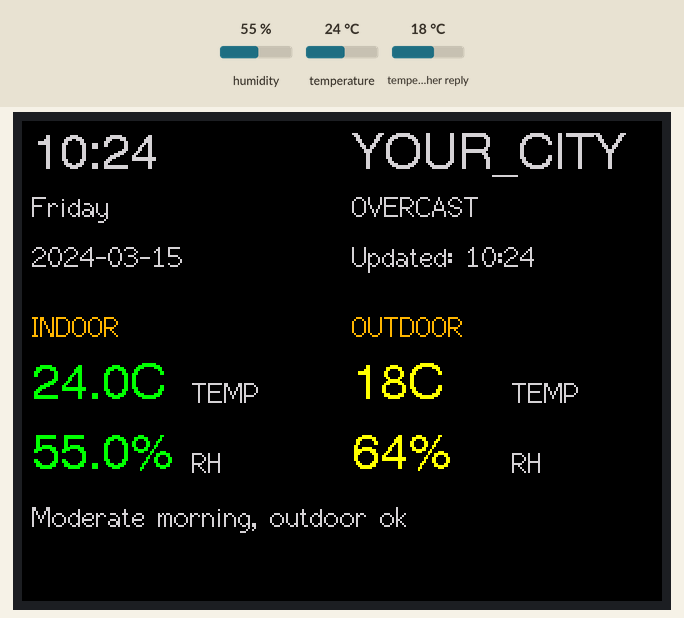
Bench run of a sketch on a simulated ESP32. Shown: 320×240 colour display. The test bench sets the inputs (shaded band); at power-on: humidity 55 %, temperature 24 °C, temperature in the weather reply 18 °C. WiFi joins after 1.5 s; servers stay silent unless stated; the local clock reads 2024-03-15 10:24:30 at power-on unless the sketch sets it; web services answer with replies made up by the test bench; what the sketch prints to the serial monitor is not drawn.

Above: at 3.4 s.
3.5 s: humidity set to 22 %
At 5.1 s:
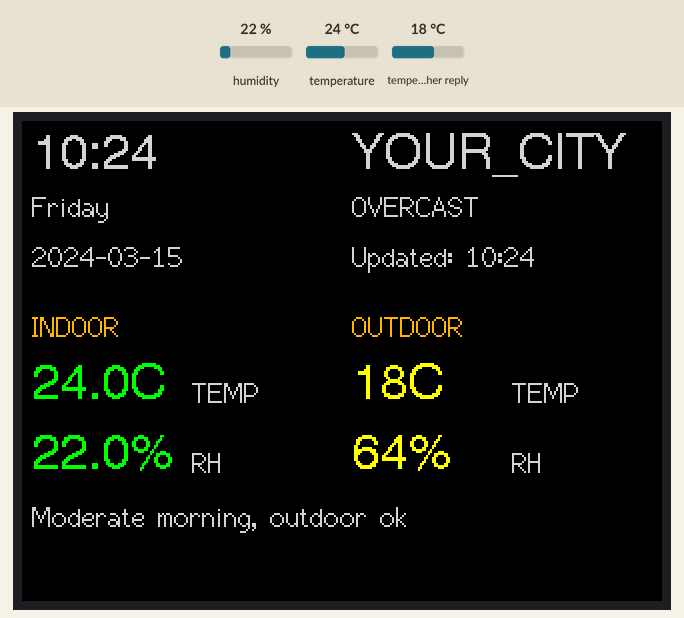
5.9 s: temperature set to 12 °C
At 7.6 s:
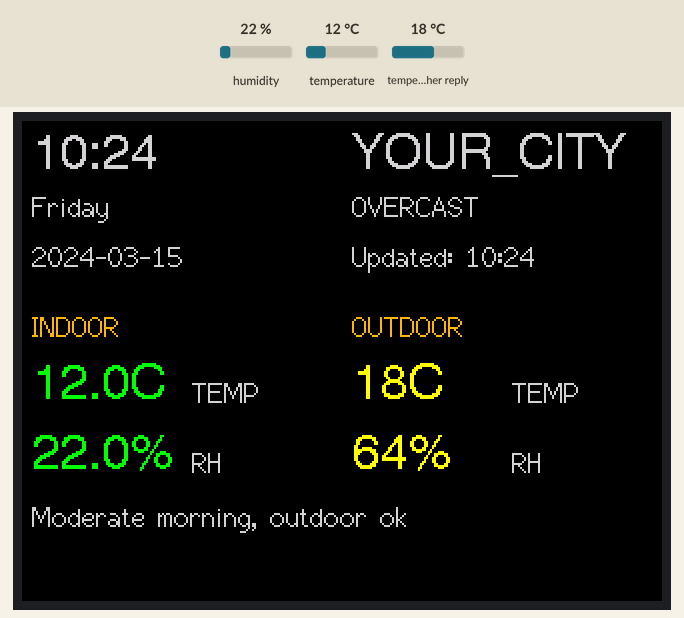
8.3 s: humidity set to 40 %
At 8.9 s:
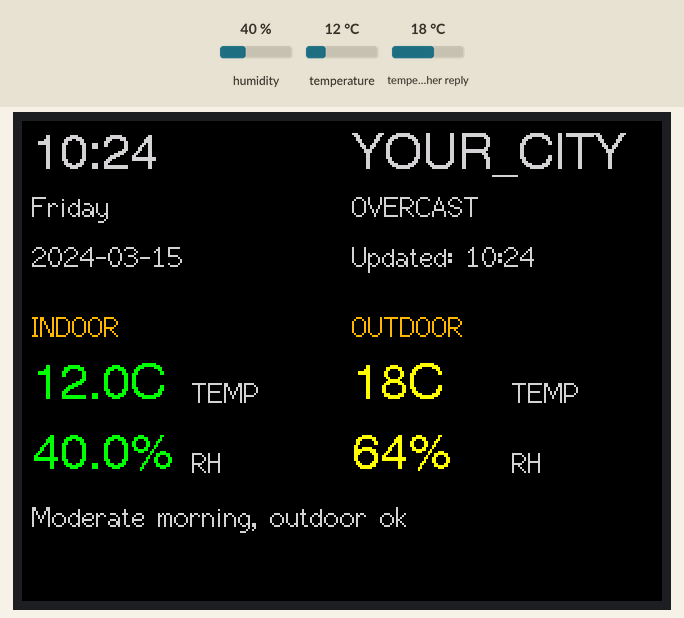
10.7 s: temperature set to 19 °C
At 30.9 s:
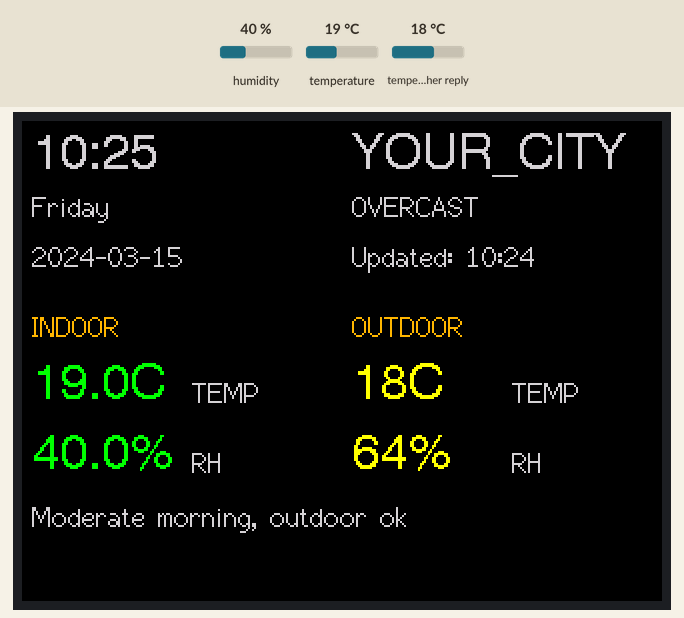
Timing chart, 0 to 32.0 s (numbered marks = the images above; inputs shaded):
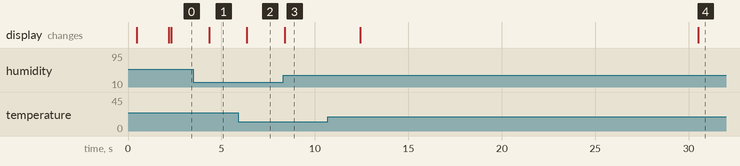

The sketch:

main.ino
```cpp
#include <WiFi.h>
#include <HTTPClient.h>
#include <ArduinoJson.h>
#include <TFT_eSPI.h>
#include <DHT.h>
#include <time.h>

// Display related
TFT_eSPI tft = TFT_eSPI();

// Time update intervals
#ifndef DHT_UPDATE_INTERVAL
#endif
#ifndef WEATHER_UPDATE_INTERVAL
#endif
#ifndef TIME_UPDATE_INTERVAL
#endif
#ifndef TIMEZONE_OFFSET
#endif
unsigned long lastTimeUpdate = 0;
unsigned long lastWeatherUpdate = 0;

// DHT22 sensor related
#define DHTPIN 22
#define DHTTYPE DHT22
DHT dht(DHTPIN, DHTTYPE);
float local_temperature = 0;
float local_humidity = 0;
unsigned long last_dht_read = 0;

// WiFi and Network settings
const char* ssid = WIFI_SSID;
const char* password = WIFI_PASSWORD;
const char* ntpServer = "pool.ntp.org";
const long  gmtOffset_sec = TIMEZONE_OFFSET * 3600;
const int   daylightOffset_sec = 0;

// Weather API configuration
String latitude = WEATHER_LATITUDE;
String longitude = WEATHER_LONGITUDE;
String location = WEATHER_LOCATION;
String timezone = WEATHER_TIMEZONE;

// Weather data storage
String current_date;
String last_weather_update;
String temperature;
String humidity;
String weather_description;
int weather_code = 0;
bool is_day = true;

// Time and date storage
char timeStr[6];  // HH:MM\0
char dateStr[20];
char lastTimeStr[6] = "";
char lastDateStr[20] = "";
const char* weekDays[7] = {"Sunday", "Monday", "Tuesday", "Wednesday", "Thursday", "Friday", "Saturday"};

// Screen dimensions
const int SCREEN_WIDTH = 320;   // Screen width
const int SCREEN_HEIGHT = 240;  // Screen height

// Layout columns
const int LEFT_COLUMN = 5;      // Left column start position
const int RIGHT_COLUMN = 165;   // Right column start position
const int COLUMN_WIDTH = 150;   // Column width
const int CENTER_GAP = 10;      // Gap between columns

// Info lines positions
const int INFO_LINE1_Y = 5;     // First line (time/city)
const int INFO_LINE2_Y = 35;    // Second line (weekday/weather)
const int INFO_LINE3_Y = 60;    // Third line (date/update time)

// Indoor sensor display positions
const int INDOOR_TITLE_Y = 95;  // Indoor title position
const int INDOOR_TEMP_Y = 120;  // Indoor temperature position
const int INDOOR_HUM_Y = 155;   // Indoor humidity position

// Outdoor data display positions
const int OUTDOOR_TITLE_Y = 95; // Outdoor title position
const int OUTDOOR_TEMP_Y = 120; // Outdoor temperature position
const int OUTDOOR_HUM_Y = 155;  // Outdoor humidity position

// Weather advice position
const int WEATHER_ADVICE_Y = 190; // Bottom position for advice

// Font configurations
const int TIME_FONT = 4;        // Large font for time and city
const int TITLE_FONT = 2;       // Medium font for titles
const int VALUE_FONT = 4;       // Large font for values
const int INFO_FONT = 2;        // Small font for info
const int LABEL_OFFSET = 80;    // Offset between label and value

// Buffer size
const int TEXT_BUFFER = 150;    // Text buffer size

// Display colors
const uint16_t COLOR_TITLE = TFT_ORANGE;    // Title color
const uint16_t COLOR_TIME = TFT_LIGHTGREY;  // Time color
const uint16_t COLOR_INDOOR = 0x07E0;       // Indoor values color (green)
const uint16_t COLOR_OUTDOOR = 0xFFE0;      // Outdoor values color (yellow)
const uint16_t COLOR_INFO = TFT_LIGHTGREY;  // Info text color

// Display value tracking
float last_displayed_temp = -999;
float last_displayed_hum = -999;

// WiFi status
bool wifi_connected = false;
unsigned long last_wifi_retry = 0;
const unsigned long WIFI_RETRY_INTERVAL = 60000; // 1 minute between retries

// LED control
#define LEDC_CHANNEL_0     0
#define LEDC_BASE_FREQ     5000

// Time period enumeration
enum TimeSlot {
  MORNING = 0,    // 5-10
  NOON = 1,       // 10-16
  EVENING = 2,    // 16-20
  NIGHT = 3       // 20-5
};

// Weather advice mapping table
const char* WEATHER_ADVICE_MAP[][4] = {
  // Clear sky (0-1)
  {
    "Sunny morning, great for exercise",    // Morning
    "Strong UV, use sun protection",        // Noon
    "Pleasant evening for walking",         // Evening
    "Clear sky, good for stargazing"       // Night
  },
  // Cloudy (2-3)
  {
    "Moderate morning, outdoor ok",         // Morning
    "Nice day for activities",              // Noon
    "Cool breeze, enjoy evening",           // Evening
    "Mild night ahead"                      // Night
  },
  // Fog (45-48)
  {
    "Foggy, leave early for work",         // Morning
    "Keep distance when driving",           // Noon
    "Drive slow in fog",                    // Evening
    "Very low visibility tonight"           // Night
  },
  // Rain (51-55)
  {
    "Rain expected, take umbrella",         // Morning
    "Rain continues, stay dry",             // Noon
    "Wet roads, drive carefully",           // Evening
    "Rainy night, stay warm inside"         // Night
  },
  // Snow (71-75)
  {
    "Snow! Wear warm clothes",              // Morning
    "Slippery roads, be careful",           // Noon
    "Heavy snow, leave early",              // Evening
    "Freezing night, stay warm"             // Night
  },
  // Thunderstorm (95-99)
  {
    "Thunderstorm! Stay inside",            // Morning
    "Severe weather alert",                 // Noon
    "Storm coming, head home",              // Evening
    "Dangerous weather, stay in"            // Night
  }
};

// Temperature advice mapping
const char* TEMP_ADVICE_MAP[][4] = {
  // High temperature (>=35°C)
  {
    "Hot day ahead, dress light",           // Morning
    "Extreme heat, stay hydrated",          // Noon
    "Still hot, avoid sun",                 // Evening
    "Warm night, use AC"                    // Night
  },
  // Low temperature (<=5°C)
  {
    "Very cold, dress warmly",              // Morning
    "Cold day, keep moving",                // Noon
    "Temperature dropping fast",            // Evening
    "Freezing night, heat on"               // Night
  }
};


// Read DHT22 sensor
void readDHT() {
  if (millis() - last_dht_read >= DHT_UPDATE_INTERVAL) {
    float newTemp = dht.readTemperature();
    float newHumidity = dht.readHumidity();

    Serial.print("DHT22 Reading - Temperature: ");
    Serial.print(newTemp, 1);
    Serial.print("°C, Humidity: ");
    Serial.print(newHumidity, 1);
    Serial.println("%");

    if (isnan(newTemp) || isnan(newHumidity)) {
      Serial.println("Failed to read from DHT22 sensor!");
    } else {
      local_temperature = newTemp;
      local_humidity = newHumidity;
    }
    last_dht_read = millis();
  }
}

// Format time into timeStr buffer
void formatTime() {
  struct tm timeinfo;
  if(!getLocalTime(&timeinfo)){
    strcpy(timeStr, "??:??");
    strcpy(dateStr, "???");
    return;
  }
  sprintf(timeStr, "%02d:%02d", timeinfo.tm_hour, timeinfo.tm_min);
  sprintf(dateStr, "%s", weekDays[timeinfo.tm_wday]);
}

// Update only time display
void updateTimeDisplay() {
  formatTime();

  // Only update display when time or date changes
  if (strcmp(timeStr, lastTimeStr) != 0) {
    // Clear time display area
    tft.fillRect(LEFT_COLUMN, INFO_LINE1_Y, COLUMN_WIDTH, 30, TFT_BLACK);
    tft.setTextColor(COLOR_TIME, TFT_BLACK);
    tft.drawString(timeStr, LEFT_COLUMN, INFO_LINE1_Y, TIME_FONT);
    strcpy(lastTimeStr, timeStr);
  }

  if (strcmp(dateStr, lastDateStr) != 0) {
    // Clear date display area
    tft.fillRect(LEFT_COLUMN, INFO_LINE2_Y, COLUMN_WIDTH, 30, TFT_BLACK);
    tft.setTextColor(COLOR_TIME, TFT_BLACK);
    tft.drawString(dateStr, LEFT_COLUMN, INFO_LINE2_Y, TITLE_FONT);
    strcpy(lastDateStr, dateStr);
  }
}

// Update only temperature and humidity display
void updateSensorDisplay() {
  // Only update when values change
  if (abs(local_temperature - last_displayed_temp) >= 0.1 ||
      abs(local_humidity - last_displayed_hum) >= 1) {

    // Clear and update temperature display area
    tft.fillRect(LEFT_COLUMN, INDOOR_TEMP_Y - 5, TEXT_BUFFER, 35, TFT_BLACK);
    tft.setTextColor(COLOR_INDOOR, TFT_BLACK);
    String tempStr = String(local_temperature, 1) + "°C";
    tft.drawString(tempStr, LEFT_COLUMN, INDOOR_TEMP_Y, VALUE_FONT);
    tft.setTextColor(COLOR_INFO, TFT_BLACK);
    tft.drawString("TEMP", LEFT_COLUMN + LABEL_OFFSET, INDOOR_TEMP_Y + 8, INFO_FONT);

    // Clear and update humidity display area
    tft.fillRect(LEFT_COLUMN, INDOOR_HUM_Y - 5, TEXT_BUFFER, 35, TFT_BLACK);
    tft.setTextColor(COLOR_INDOOR, TFT_BLACK);
    String humStr = String(local_humidity, 1) + "%";
    tft.drawString(humStr, LEFT_COLUMN, INDOOR_HUM_Y, VALUE_FONT);
    tft.setTextColor(COLOR_INFO, TFT_BLACK);
    tft.drawString("RH", LEFT_COLUMN + LABEL_OFFSET, INDOOR_HUM_Y + 8, INFO_FONT);

    // Update last displayed values
    last_displayed_temp = local_temperature;
    last_displayed_hum = local_humidity;
  }
}

// Arduino like analogWrite
// value has to be between 0 and valueMax
void ledcAnalogWrite(uint8_t channel, uint32_t value, uint32_t valueMax = 255) {
  uint32_t duty = (LEDC_BASE_FREQ * min(value, valueMax)) / valueMax;
  ledcWrite(channel, duty);
}

// Get weather description based on code
String getWeatherDescription(int code) {
  switch (code) {
    case 0: return "CLEAR SKY";
    case 1: return "MAINLY CLEAR";
    case 2: return "PARTLY CLOUDY";
    case 3: return "OVERCAST";
    case 45: return "FOG";
    case 48: return "DEPOSITING RIME FOG";
    case 51: case 53: case 55: return "DRIZZLE";
    case 56: case 57: return "FREEZING DRIZZLE";
    case 61: case 63: case 65: return "RAIN";
    case 66: case 67: return "FREEZING RAIN";
    case 71: case 73: case 75: return "SNOW";
    case 77: return "SNOW GRAINS";
    case 80: case 81: case 82: return "RAIN SHOWERS";
    case 85: case 86: return "SNOW SHOWERS";
    case 95: return "THUNDERSTORM";
    case 96: case 99: return "THUNDERSTORM WITH HAIL";
    default: return "UNKNOWN";
  }
}

bool connectWiFi() {
  if (WiFi.status() == WL_CONNECTED) {
    return true;
  }

  WiFi.begin(ssid, password);
  unsigned long startAttemptTime = millis();

  while (WiFi.status() != WL_CONNECTED &&
         millis() - startAttemptTime < 20000) { // 20 seconds timeout
    delay(500);
    Serial.print(".");
  }

  if (WiFi.status() == WL_CONNECTED) {
    wifi_connected = true;
    // Configure NTP
    configTime(gmtOffset_sec, daylightOffset_sec, ntpServer);
    return true;
  } else {
    WiFi.disconnect();
    wifi_connected = false;
    return false;
  }
}

String getWeatherAdvice(int code, float temp, int hour) {
  String advice = "Advice: ";

  // Determine time period
  TimeSlot slot;
  if (hour >= 5 && hour < 12) slot = MORNING;
  else if (hour >= 12 && hour < 18) slot = NOON;
  else if (hour >= 18 && hour < 22) slot = EVENING;
  else slot = NIGHT;

  // Handle extreme temperatures first
  if (temp >= 35) {
    return advice + TEMP_ADVICE_MAP[0][slot];
  } else if (temp <= 5) {
    return advice + TEMP_ADVICE_MAP[1][slot];
  }

  // Handle weather conditions
  int weatherIndex;
  if (code <= 1) weatherIndex = 0;
  else if (code <= 3) weatherIndex = 1;
  else if (code <= 48) weatherIndex = 2;
  else if (code <= 55) weatherIndex = 3;
  else if (code <= 75) weatherIndex = 4;
  else weatherIndex = 5;

  // return advice + WEATHER_ADVICE_MAP[weatherIndex][slot];
  return WEATHER_ADVICE_MAP[weatherIndex][slot];
}

void updateDisplay() {
  // Clear screen
  tft.fillScreen(TFT_BLACK);

  if (!wifi_connected) {
    tft.setTextColor(TFT_WHITE, TFT_BLACK);
    tft.drawString("WiFi Disconnected", LEFT_COLUMN, INFO_LINE1_Y, 2);
    tft.drawString("Retrying in 1 minute...", LEFT_COLUMN, INFO_LINE2_Y, 2);
    return;
  }

  // Left column: Time and indoor data
  // ================================

  // [Rest of the code remains the same...]
  // Display time and date
  formatTime();
  tft.setTextColor(COLOR_TIME, TFT_BLACK);
  tft.drawString(timeStr, LEFT_COLUMN, INFO_LINE1_Y, TIME_FONT);      // Time
  tft.drawString(dateStr, LEFT_COLUMN, INFO_LINE2_Y, TITLE_FONT);     // Weekday
  tft.drawString(current_date, LEFT_COLUMN, INFO_LINE3_Y, TITLE_FONT); // Date
  strcpy(lastTimeStr, timeStr);
  strcpy(lastDateStr, dateStr);

  // Indoor data title
  tft.setTextColor(COLOR_TITLE, TFT_BLACK);
  tft.drawString("INDOOR", LEFT_COLUMN, INDOOR_TITLE_Y, TITLE_FONT);

  // Indoor temperature and humidity
  tft.setTextColor(COLOR_INDOOR, TFT_BLACK);
  String tempStr = String(local_temperature, 1) + "°C";
  String humStr = String(local_humidity, 1) + "%";

  tft.drawString(tempStr, LEFT_COLUMN, INDOOR_TEMP_Y, VALUE_FONT);
  tft.drawString(humStr, LEFT_COLUMN, INDOOR_HUM_Y, VALUE_FONT);

  // Indoor labels
  tft.setTextColor(COLOR_INFO, TFT_BLACK);
  tft.drawString("TEMP", LEFT_COLUMN + LABEL_OFFSET, INDOOR_TEMP_Y + 8, INFO_FONT);
  tft.drawString("RH", LEFT_COLUMN + LABEL_OFFSET, INDOOR_HUM_Y + 8, INFO_FONT);

  last_displayed_temp = local_temperature;
  last_displayed_hum = local_humidity;

  // Right column: Outdoor data
  // =========================

  // Display location, weather and update time in right column top
  tft.setTextColor(COLOR_TIME, TFT_BLACK);
  tft.drawString(location, RIGHT_COLUMN, INFO_LINE1_Y, TIME_FONT);     // City

  // Weather description (limited to one line)
  String desc = weather_description;
  if (desc.length() > 25) {
    desc = desc.substring(0, 22) + "...";
  }
  tft.drawString(desc, RIGHT_COLUMN, INFO_LINE2_Y, TITLE_FONT);       // Weather

  // Update time
  String updateStr = "Updated: " + last_weather_update;
  tft.drawString(updateStr, RIGHT_COLUMN, INFO_LINE3_Y, TITLE_FONT);  // Update time

  // Outdoor data title
  tft.setTextColor(COLOR_TITLE, TFT_BLACK);
  tft.drawString("OUTDOOR", RIGHT_COLUMN, OUTDOOR_TITLE_Y, TITLE_FONT);

  // Outdoor temperature and humidity
  tft.setTextColor(COLOR_OUTDOOR, TFT_BLACK);
  String outTempStr = temperature + "°C";
  String outHumStr = humidity + "%";

  tft.drawString(outTempStr, RIGHT_COLUMN, OUTDOOR_TEMP_Y, VALUE_FONT);
  tft.drawString(outHumStr, RIGHT_COLUMN, OUTDOOR_HUM_Y, VALUE_FONT);

  // Outdoor labels
  tft.setTextColor(COLOR_INFO, TFT_BLACK);
  tft.drawString("TEMP", RIGHT_COLUMN + LABEL_OFFSET, OUTDOOR_TEMP_Y + 8, INFO_FONT);
  tft.drawString("RH", RIGHT_COLUMN + LABEL_OFFSET, OUTDOOR_HUM_Y + 8, INFO_FONT);

  // Display weather advice
  struct tm timeinfo;
  getLocalTime(&timeinfo);
  int currentHour = timeinfo.tm_hour;

  String advice = getWeatherAdvice(weather_code, temperature.toFloat(),timeinfo.tm_hour);
  tft.setTextColor(COLOR_INFO, TFT_BLACK);
  tft.drawString(advice, LEFT_COLUMN, WEATHER_ADVICE_Y, INFO_FONT);
}

void getWeatherData() {
  if (!wifi_connected) {
    return;
  }

  HTTPClient http;
  String url = String("http://api.open-meteo.com/v1/forecast?latitude=") + latitude +
              "&longitude=" + longitude +
              "&current=temperature_2m,relative_humidity_2m,is_day,weather_code" +
              "&timezone=" + timezone;
  http.begin(url);
  int httpCode = http.GET();

  if (httpCode == HTTP_CODE_OK) {
    String payload = http.getString();
    DynamicJsonDocument doc(1024);
    DeserializationError error = deserializeJson(doc, payload);

    if (!error) {
      const char* datetime = doc["current"]["time"];
      temperature = doc["current"]["temperature_2m"].as<String>();
      humidity = doc["current"]["relative_humidity_2m"].as<String>();
      is_day = doc["current"]["is_day"].as<int>();
      weather_code = doc["current"]["weather_code"].as<int>();

      String datetime_str = String(datetime);
      int splitIndex = datetime_str.indexOf('T');
      current_date = datetime_str.substring(0, splitIndex);
      last_weather_update = datetime_str.substring(splitIndex + 1, splitIndex + 9);

      weather_description = getWeatherDescription(weather_code);

      // Update display with new data
      updateDisplay();
    }
  }
  http.end();
}

void setup() {
  // Initialize TFT_eSPI
  tft.init();
  tft.fillScreen(TFT_BLACK);
  tft.setSwapBytes(true);
  // tft.setRotation(2);

  Serial.begin(115200);
  Serial.println("\nInitializing...");

  // Initialize DHT22
  dht.begin();
  Serial.println("DHT22 Initialized");

  // Test DHT22 reading
  float test_temp = dht.readTemperature();
  float test_humidity = dht.readHumidity();
  Serial.print("Initial DHT22 Reading - Temperature: ");
  Serial.print(test_temp, 1);
  Serial.print("°C, Humidity: ");
  Serial.print(test_humidity, 1);
  Serial.println("%");
  if (isnan(test_temp) || isnan(test_humidity)) {
    Serial.println("DHT22 reading failed! Please check wiring:");
    Serial.println("1. Check if DHT22 is properly connected to PIN 22");
    Serial.println("2. Make sure VCC is connected to 3.3V");
    Serial.println("3. Make sure GND is connected to GND");
    Serial.println("4. Check if a 10K pull-up resistor is connected between VCC and data pin");
  }

  // Initialize LED control
  ledcSetup(LEDC_CHANNEL_0, LEDC_BASE_FREQ, 8);
  ledcAttachPin(TFT_BL, LEDC_CHANNEL_0);

  // Set initial brightness
  uint32_t brightnessValue = (100 * 255) / 100;
  ledcAnalogWrite(LEDC_CHANNEL_0, brightnessValue);

  // Initialize display
  tft.init();
  tft.setRotation(1);
  tft.fillScreen(TFT_BLACK);

  // Show connecting message
  tft.setTextColor(TFT_WHITE, TFT_BLACK);
  tft.drawString("Connecting to WiFi...", LEFT_COLUMN, INFO_LINE1_Y, 2);

  // Initial WiFi connection attempt
  if (connectWiFi()) {
    getWeatherData();
  } else {
    updateDisplay();
  }

  // Set Timezone
  configTime(TIMEZONE_OFFSET * 3600, 0, "pool.ntp.org");
}

void loop() {
  unsigned long currentMillis = millis();

  // Read DHT22 sensor
  readDHT();

  // Update only sensor display every 2 seconds
  if (currentMillis - last_dht_read >= DHT_UPDATE_INTERVAL) {
    updateSensorDisplay();  // Only update the temperature and humidity display
    last_dht_read = currentMillis;
  }

  // Update time display every minute
  if (wifi_connected && currentMillis - lastTimeUpdate >= TIME_UPDATE_INTERVAL) {
    updateTimeDisplay();
    lastTimeUpdate = currentMillis;
  }

  // Check WiFi connection and try to reconnect if necessary
  if (!wifi_connected &&
      currentMillis - last_wifi_retry >= WIFI_RETRY_INTERVAL) {
    if (connectWiFi()) {
      getWeatherData();
      updateDisplay();  // Update the entire display only after reconnection
    }
    last_wifi_retry = currentMillis;
  }

  // Update weather if connected
  if (wifi_connected && currentMillis - lastWeatherUpdate >= WEATHER_UPDATE_INTERVAL) {
    getWeatherData();
    updateDisplay();  // Update the entire display only after new weather data is obtained
    lastWeatherUpdate = currentMillis;
  }

  delay(100);
}
```

Measured:
- after the input at 3.5 s, the display: changes after 0.84 s (image 1)
- after the input at 5.9 s, the display: changes after 0.46 s (image 2)
- after the input at 8.3 s, the display: changes after 0.09 s (image 3)
- after the input at 10.7 s, the display: first changes after 1.7 s (image 4 shows a later state)
